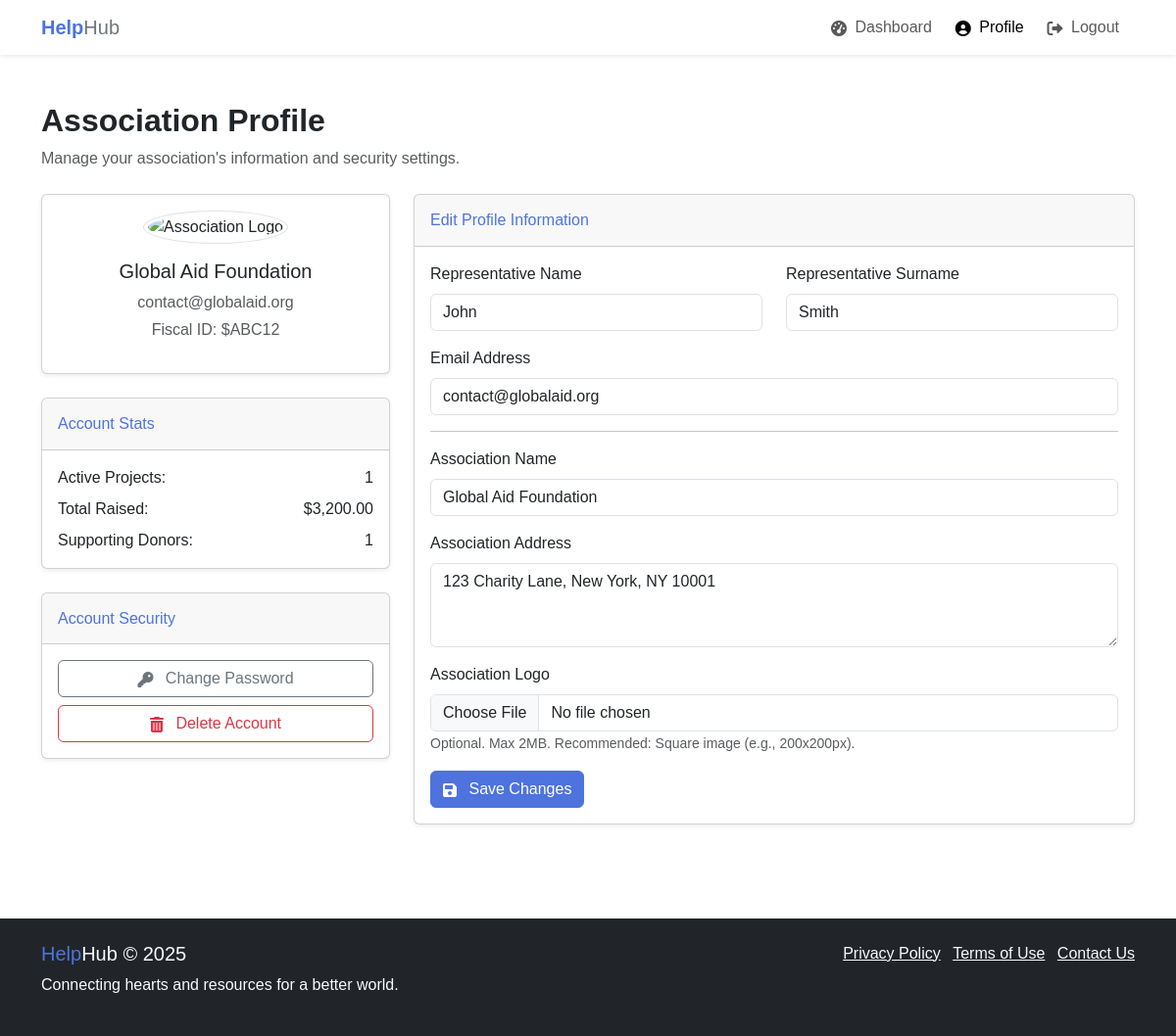
/profile-association.php (signed in), run on the app's committed database.
### tables this page shows
CREATE TABLE IF NOT EXISTS association (
    assoc_id INT AUTO_INCREMENT PRIMARY KEY,
    name VARCHAR(100) NOT NULL,
    address VARCHAR(200) NOT NULL,
    fiscal_id VARCHAR(10) NOT NULL UNIQUE,
    logo_path VARCHAR(100),
    pseudo VARCHAR(50) NOT NULL UNIQUE,
    password VARCHAR(60) NOT NULL,
    email VARCHAR(100) NOT NULL UNIQUE,
    representative_name VARCHAR(50) NOT NULL,
    representative_surname VARCHAR(50) NOT NULL,
    cin VARCHAR(8) NOT NULL UNIQUE,
    created_at TIMESTAMP DEFAULT CURRENT_TIMESTAMP
);

### profile-association.php (the view, shortened to what this page needs)
<?php
require_once 'backend/db.php';
$assoc_id = $_SESSION['user_id'];
try {
    $stmt = $pdo->prepare("SELECT name, address, fiscal_id, logo_path, pseudo, email, representative_name, representative_surname, cin, created_at FROM association WHERE assoc_id = ?");
    $stmt->execute([$assoc_id]);
    $assoc = $stmt->fetch(PDO::FETCH_ASSOC);
    $stmt = $pdo->prepare("SELECT COUNT(*) FROM project WHERE assoc_id = ? AND status = 'active'");
    $stmt->execute([$assoc_id]);
    $project_count = $stmt->fetchColumn();
    $stmt = $pdo->prepare("SELECT SUM(current_amount) FROM project WHERE assoc_id = ?");
    $stmt->execute([$assoc_id]);
    $total_raised = $stmt->fetchColumn() ?? 0;
    $stmt = $pdo->prepare("SELECT COUNT(DISTINCT d.donor_id) FROM donation d JOIN project p ON d.project_id = p.project_id WHERE p.assoc_id = ?");
    $stmt->execute([$assoc_id]);
    $donor_count = $stmt->fetchColumn();
} catch (PDOException $e) {
    $error_message = "Database error: Could not load profile data.";
    error_log("Association Profile Load Error: " . $e->getMessage());
    $assoc = [];
    $project_count = 0;
    $total_raised = 0;
    $donor_count = 0;
}
$logo_path = $assoc['logo_path'] ?? 'assets/default-logo.png';
?>
<!DOCTYPE html>
<html lang="en">
<head>
    <link href="https://cdn.jsdelivr.net/npm/bootstrap@5.3.0/dist/css/bootstrap.min.css" rel="stylesheet">
    <link rel="stylesheet" href="https://cdnjs.cloudflare.com/ajax/libs/font-awesome/6.0.0/css/all.min.css">
    <link rel="stylesheet" href="style.css">
</head>
<body>
    <nav class="navbar navbar-expand-lg navbar-light bg-white shadow-sm">
        <div class="container">
             <a class="navbar-brand" href="dashboard-association.php">
                <span class="text-primary fw-bold">Help</span><span class="text-secondary">Hub</span>
            </a>
            <div class="collapse navbar-collapse" id="navbarNav">
                <ul class="navbar-nav ms-auto">
                    <li class="nav-item">
                        <a class="nav-link" href="dashboard-association.php">
                            <i class="fas fa-tachometer-alt me-1"></i> Dashboard
                        </a>
                    </li>
                    <li class="nav-item">
                        <a class="nav-link active" href="profile-association.php">
                            <i class="fas fa-user-circle me-1"></i> Profile
                        </a>
                    </li>
                    <li class="nav-item">
                        <a class="nav-link" href="backend/auth/logout.php">
                            <i class="fas fa-sign-out-alt me-1"></i> Logout
                        </a>
                    </li>
                </ul>
            </div>
        </div>
    </nav>
    <section class="py-5">
        <div class="container">
            <div class="mb-4">
                <h2 class="fw-bold">Association Profile</h2>
                <p class="text-muted">Manage your association's information and security settings.</p>
            </div>
            <div class="row g-4">
                <div class="col-lg-4">
                    <div class="card shadow-sm mb-4 text-center">
                        <div class="card-body">
                            <img src="<?php echo htmlspecialchars($logo_path); ?>" alt="Association Logo" class="profile-image img-thumbnail mb-3">
                            <h5 class="card-title"><?php echo htmlspecialchars($assoc['name']); ?></h5>
                            <p class="text-muted mb-1"><?php echo htmlspecialchars($assoc['email']); ?></p>
                            <p class="text-muted">Fiscal ID: <?php echo htmlspecialchars($assoc['fiscal_id']); ?></p>
                        </div>
                    </div>
                    <div class="card shadow-sm mb-4">
                        <div class="card-header py-3">
                            <h6 class="m-0 font-weight-bold text-primary">Account Stats</h6>
                        </div>
                        <div class="card-body">
                            <div class="d-flex justify-content-between mb-2">
                                <span>Active Projects:</span>
                                <span><?php echo $project_count; ?></span>
                            </div>
                            <div class="d-flex justify-content-between mb-2">
                                <span>Total Raised:</span>
                                <span>$<?php echo number_format($total_raised, 2); ?></span>
                            </div>
                            <div class="d-flex justify-content-between">
                                <span>Supporting Donors:</span>
                                <span><?php echo $donor_count; ?></span>
                            </div>
                        </div>
                    </div>
                    <div class="card shadow-sm">
                        <div class="card-header py-3">
                            <h6 class="m-0 font-weight-bold text-primary">Account Security</h6>
                        </div>
                        <div class="card-body">
                            <button class="btn btn-outline-secondary w-100 mb-2" data-bs-toggle="modal" data-bs-target="#changePasswordModal">
                                <i class="fas fa-key me-2"></i> Change Password
                            </button>
                            <button class="btn btn-outline-danger w-100" data-bs-toggle="modal" data-bs-target="#deleteAccountModal">
                                <i class="fas fa-trash-alt me-2"></i> Delete Account
                            </button>
                        </div>
                    </div>
                </div>
                <div class="col-lg-8">
                    <div class="card shadow-sm">
                        <div class="card-header py-3">
                            <h6 class="m-0 font-weight-bold text-primary">Edit Profile Information</h6>
                        </div>
                        <div class="card-body">
                            <form id="associationProfileForm" action="backend/association/update_profile.php" method="post" enctype="multipart/form-data">
                                <div class="row mb-3">
                                    <div class="col-md-6">
                                        <label for="name" class="form-label">Representative Name</label>
                                        <input type="text" class="form-control" id="name" name="representative_name" value="<?php echo htmlspecialchars($assoc['representative_name']); ?>" required>
                                    </div>
                                    <div class="col-md-6">
                                        <label for="surname" class="form-label">Representative Surname</label>
                                        <input type="text" class="form-control" id="surname" name="representative_surname" value="<?php echo htmlspecialchars($assoc['representative_surname']); ?>" required>
                                    </div>
                                </div>
                                <div class="mb-3">
                                    <label for="email" class="form-label">Email Address</label>
                                    <input type="email" class="form-control" id="email" name="email" value="<?php echo htmlspecialchars($assoc['email']); ?>" required>
                                </div>
                                <hr>
                                <div class="mb-3">
                                    <label for="associationName" class="form-label">Association Name</label>
                                    <input type="text" class="form-control" id="associationName" name="name" value="<?php echo htmlspecialchars($assoc['name']); ?>" required>
                                </div>
                                <div class="mb-3">
                                    <label for="associationAddress" class="form-label">Association Address</label>
                                    <textarea class="form-control" id="associationAddress" name="address" rows="3" required><?php echo htmlspecialchars($assoc['address']); ?></textarea>
                                </div>
                                <div class="mb-3">
                                    <label for="logo" class="form-label">Association Logo</label>
                                    <input type="file" class="form-control" id="logo" name="logo" accept="image/png, image/jpeg, image/gif">
                                    <small class="form-text text-muted">Optional. Max 2MB. Recommended: Square image (e.g., 200x200px).</small>
                                </div>
                                <button type="submit" class="btn btn-primary">
                                    <i class="fas fa-save me-2"></i> Save Changes
                                </button>
                            </form>
                        </div>
                    </div>
                </div>
            </div>
        </div>
    </section>
    <footer class="bg-dark text-light py-4 mt-5">
        <div class="container">
            <div class="row">
                <div class="col-md-6">
                    <h5><span class="text-primary">Help</span><span class="text-light">Hub</span> © <?php echo date("Y"); ?></h5>
                    <p>Connecting hearts and resources for a better world.</p>
                </div>
                <div class="col-md-6 text-md-end">
                    <ul class="list-inline mb-0">
                        <li class="list-inline-item"><a href="privacy-policy.html" class="text-light">Privacy Policy</a></li>
                        <li class="list-inline-item"><a href="terms-of-use.html" class="text-light">Terms of Use</a></li>
                        <li class="list-inline-item"><a href="contact.html" class="text-light">Contact Us</a></li>
                    </ul>
                </div>
            </div>
        </div>
    </footer>
</body>
</html>

### style.css (style rules this page uses)
:root { --primary-color: #4e73df; --primary-dark: #3a56a5; --secondary-color: #5a5c69; --accent-color: #f6c23e; --success-color: #1cc88a; --success-dark: #169e6c; --info-color: #36b9cc; --info-dark: #2a8f9e; --warning-color: #f6c23e; --warning-dark: #d1a02c; --danger-color: #e74a3b; --danger-dark: #c73e31; --light-color: #f8f9fc; --dark-color: #5a5c69; --white-color: #fff; --primary-light: rgba(78, 115, 223, 0.1); --success-light: rgba(28, 200, 138, 0.1); --info-light: rgba(54, 185, 204, 0.1); --warning-light: rgba(246, 194, 62, 0.1); --danger-light: rgba(231, 74, 59, 0.1); }
body { font-family: 'Nunito', sans-serif; }
.card { transition: all 0.3s ease-in-out; box-shadow: 0 0.125rem 0.25rem rgba(0, 0, 0, 0.075); }
.text-primary { color: var(--primary-color) !important; }
.btn-primary { background-color: var(--primary-color); border-color: var(--primary-color); }
.profile-image { width: 100px; height: 100px; object-fit: cover; border-radius: 50%; margin: 0 auto 1rem; }
.btn { padding: 0.375rem 0.75rem; }
.nav-item { margin-right: 0.5rem; }
i.fas, i.fab { vertical-align: -0.125em; }
.mb-3 { margin-bottom: 1rem !important; }
.navbar-collapse { display: none; }
@media (min-width: 992px) { .navbar-collapse { display: flex !important; } }

### data on the page
association: name "Global Aid Foundation", email "contact@globalaid.org", fiscal "$ABC12", representative_name "John", representative_surname "Smith", address "123 Charity Lane, New York, NY 10001"

### other printed values
$project_count "1"
$total_raised "3,200.00"
$donor_count "1"
